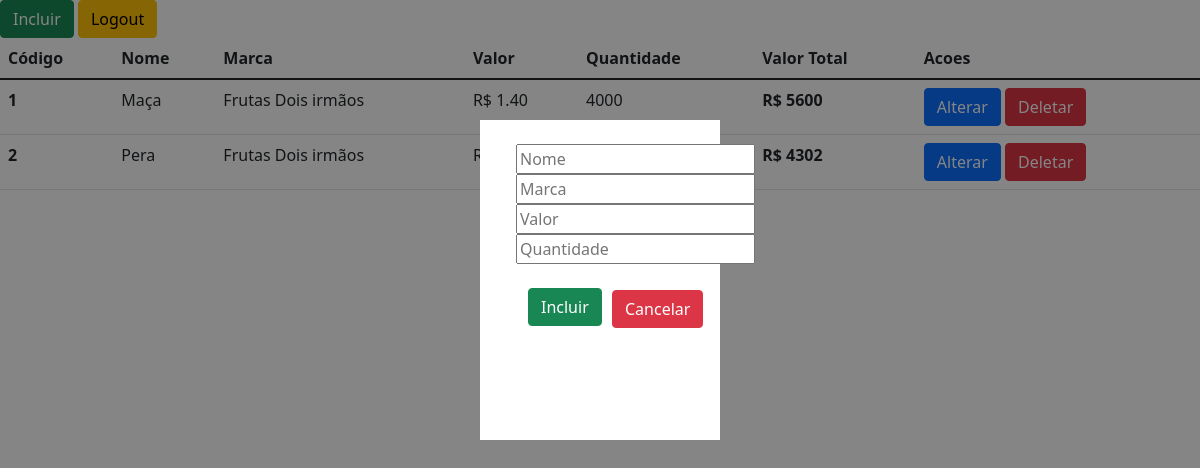
/index.php?acao=1&codigo=0 (signed in), run on the app's committed database.
### tables this page shows
CREATE TABLE `produto` (
  `codigo` int(11) NOT NULL,
  `nome` varchar(50) NOT NULL,
  `marca` varchar(30) NOT NULL,
  `valor` decimal(6, 2) NOT NULL,
  `quantidade` int(11) NOT NULL
);

### Controller/controllerMenu.php (called while the page is built)
<?php
function exibeMenu() {
    require_once('./View/viewMenu.php');
}

### Controller/controllerBase.php (called while the page is built, shortened)
<?php
function validaInicio() {
    validationInicio();
}
function getFirstFromArray($aArray) {
    foreach($aArray as $xThing) {
        return $xThing;
    }
}

### index.php (called while the page is built, shortened)
<?php
require_once('./Controller/controllerBase.php');
validaInicio();
?>

### SQL/sql.php (called while the page is built, shortened)
<?php
function getSqlConsultaProdutos() {
    $sSql = "
        SELECT * FROM produto
    ";
    return $sSql;
}

### Controller/controllerBd.php (called while the page is built, shortened)
<?php
require_once('./SQL/sql.php');
function execute($sSql) {
    try {
        $oPrepare = getConnection()->prepare($sSql);
        $oPrepare->execute();
        $aResult = $oPrepare->fetchAll(PDO::FETCH_ASSOC);
        $aResult = trataFetch($aResult);
        return $aResult;
    } catch (\Throwable $e) {
        if (isAdmin()) {
            echo $e;
            throw new \Exception('error');
        }
        else {
            echo '<h1>Ops! :(</h1>';
            echo '<br/>';
            echo 'Ocorreram problemas internos não esperados.';
            die();
        }
    }
}
function trataFetch($aFetch) {
    return $aFetch;
}
function getConnection() {
    $sBdName = BD_NAME;
    $sHost   = HOST;
    $sBd     = BD_TYPE;
    $oConnection = new PDO("{$sBd}:host={$sHost};dbname={$sBdName}",USER,'');
    $oConnection->setAttribute(PDO::ATTR_ERRMODE, PDO::ERRMODE_EXCEPTION);
    return $oConnection;
}

### View/viewMenu.php (the view, shortened to what this page needs)
<?php
require_once('./Controller/controllerBd.php');
require_once('./Controller/controllerBase.php');
require_once('./SQL/sql.php');
function montaMenu() {
    $aRegistros = execute(getSqlConsultaProdutos());
    if (is_array($aRegistros)) {
        adicionaColunas($aRegistros);
        echo '<table class="table">';
        montaColunas($aRegistros);
        montaLinhas($aRegistros);
        echo '</table>';
    }
    else {
        echo '<br>';
        echo 'Nenhum produto cadastrado.';
    }
}
function montaColunas($aRegistros) {
    echo '<thead>';
    echo '<tr>';
    foreach(getFirstFromArray($aRegistros) as $sColuna => $xValor) {
        trataTituloColuna($sColuna);
    }
    echo '</tr>';
    echo '</thead>';
}
function trataTituloColuna($sColuna) {
    switch ($sColuna) {
        case 'codigo':
            echo "<th scope=\"col\">Código</th>";
            break;
        case 'total':
            echo "<th scope=\"col\">Valor Total</th>";
            break;
        default:
            $sColuna = ucfirst($sColuna);
            echo "<th scope=\"col\">{$sColuna}</th>";
            break;
    }
}
function montaLinhas($aRegistros) {
    echo '<tbody>';
    foreach($aRegistros as $aLinha) {
        echo '<tr>';
        foreach($aLinha as $sColuna => $xValor) {
            trataLinha($sColuna, $xValor, $aLinha);
        }
        echo '</tr>';
    }
    echo '</tbody>';
}
function trataLinha($sColuna, $xValor, $aLinha) {
    switch ($sColuna) {
        case 'codigo':
            echo "<th scope=\"row\">{$xValor}</th>";
            break;
        case 'total':
            $iTotal = $aLinha['quantidade'] * $aLinha['valor'];
            echo "<th scope=\"row\">R$ {$iTotal}</th>";
            break;
        case 'acoes':
            echo "<td><a href=\"?codigo={$aLinha['codigo']}&acao=2\" class=\"btn btn-primary\">Alterar</a> <a href=\"?codigo={$aLinha['codigo']}&acao=3\" class=\"btn btn-danger\">Deletar</a></td>";
            break;
        case 'valor':
            echo "<td>R$ {$xValor}</td>";
            break;
        default:
        echo "<td>{$xValor}</td>";
            break;
    }
}
?>
<!doctype html>
<html lang="pt-BR">
<head>
    <link href="https://cdn.jsdelivr.net/npm/bootstrap@5.1.3/dist/css/bootstrap.min.css" rel="stylesheet">
</head>
<body>
    <a class="btn btn-success" href="index.php?acao=1&codigo=0">Incluir</a>
    <a class="btn btn-warning right" href="index.php?acao=5&codigo=0">Logout</a>
    <?php montaMenu() ?>
</body>
</html>

### data on the page
produto: codigo "1", nome "Maça", marca "Frutas Dois irmãos", valor "1.40", quantidade "4000", iTotal "5600"
produto: codigo "2", nome "Pera", marca "Frutas Dois irmãos", iTotal "4302"

### other printed values
$sColuna "Nome"
$sColuna "Marca"
$sColuna "Valor"
$sColuna "Quantidade"
$sColuna "Acoes"
